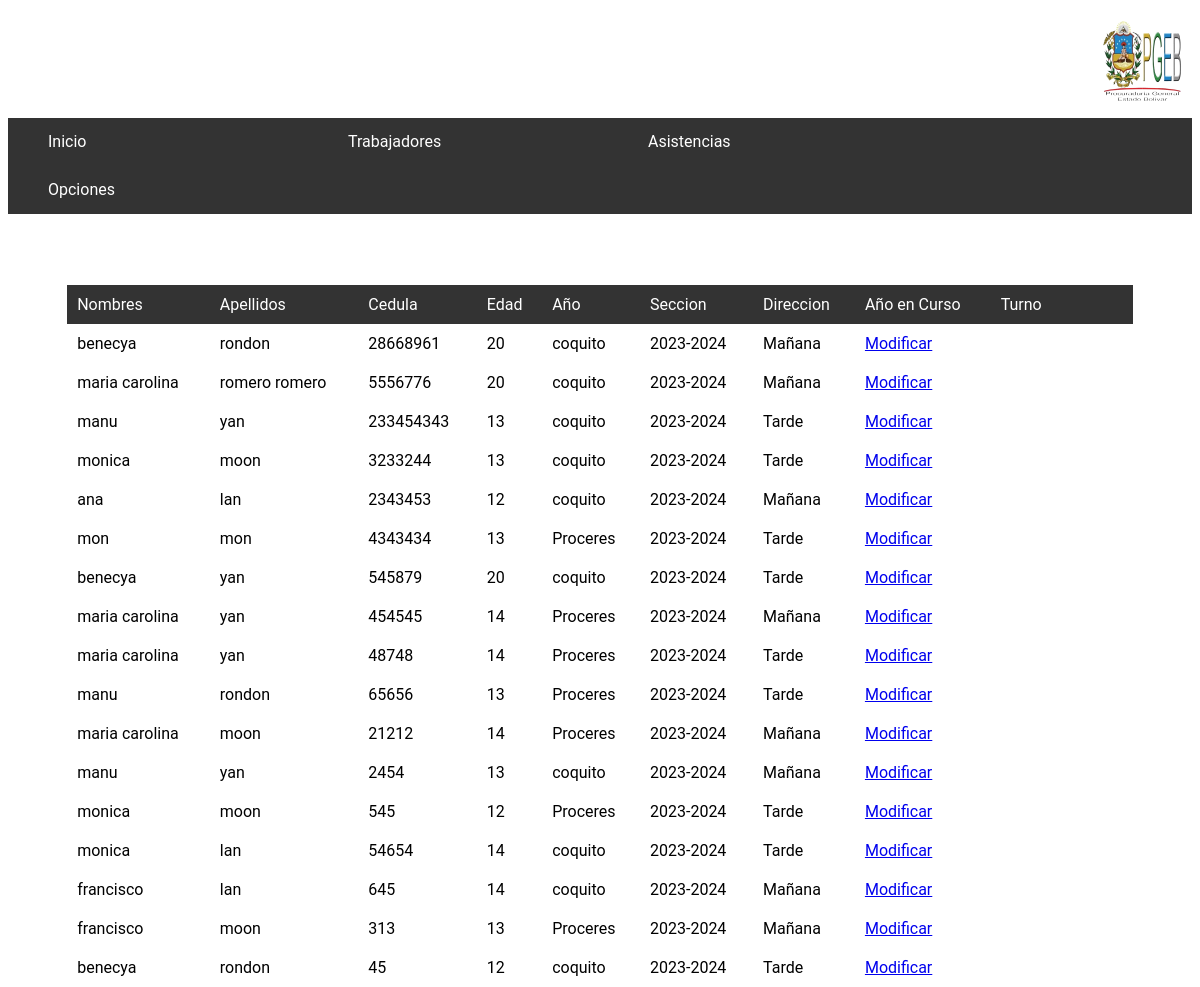
The app's page /a.php (signed in) with its own data.
### tables this page shows
CREATE TABLE `estudiantes` (
  `id` int(255) NOT NULL AUTO_INCREMENT,
  `nombres` varchar(255) NOT NULL,
  `apellidos` varchar(255) NOT NULL,
  `cedula` int(255) NOT NULL,
  `edad` int(255) NOT NULL,
  `anio` varchar(255) NOT NULL,
  `seccion` varchar(255) DEFAULT NULL,
  `direccion` varchar(255) NOT NULL,
  `aniocurso` varchar(255) NOT NULL,
  `turno` varchar(255) NOT NULL,
  PRIMARY KEY (`id`)
);

### a.php (the view, shortened to what this page needs)
<!DOCTYPE html>
<html>
<head>
</head>
<img src="img/logonuevo.png">
<body>
<?php require('./layout/nav.php') ?>
<table>
	<thead>
		<td>Nombres</td>
		<td>Apellidos</td>
		<td>Cedula</td>
		<td>Edad</td>
		<td>Año</td>
		<td>Seccion</td>
		<td>Direccion</td>
		<td>Año en Curso</td>
		<td>Turno</td>
		<td></td>
		<td></td>
		<td></td>
	</thead>
	<?php
		$conexion=mysqli_connect('localhost','root','','liceo');
		$sql="SELECT * FROM estudiantes ";
		$result=mysqli_query($conexion,$sql);
		while($mostrar=mysqli_fetch_array($result)){
			$id = $mostrar['id'];
		 ?>
<div class="relleno">
<tr>
	<td><?php echo $mostrar['nombres'];?></td>
	<td><?php echo $mostrar['apellidos'];?></td>
	<td><?php echo $mostrar['cedula'];?></td>
	<td><?php echo $mostrar['edad'];?></td>
	<td><?php echo $mostrar['direccion'];?></td>
	<td><?php echo $mostrar['aniocurso'];?></td>
	<td><?php echo $mostrar['turno'];?></td>
	<td><a href='modificar.php?id=<?php echo $id ?>'>Modificar</a></td>
</tr>
<?php
}
?>
</div>
</table>
</body>
</html>

### layout/nav.php (shortened to what this page needs)
<nav>
	<ul>
		<li><a href="inicio.php">Inicio</a></li>
		<li>
<li><a href="#">Trabajadores</a>
</li>
		<li><a href="#">Asistencias</a>
        </li>
		<li><a href="">Opciones</a>
					</li>
	</ul>
</nav>

### a.php (style rules this page uses)
body { background: url(img/bg2.jpg); background-size: cover; background-attachment: fixed; font-family: 'Roboto'; height: 650px; }
nav ul { list-style: none; padding: 0; }
nav li { line-height: 3rem; position: relative; width: 300px; }
nav a { text-decoration: none; color: #fff; display: block; padding: 0 2.5em; transition: .4s; }
nav > ul { background: #333 ; display: table; width: 100%; }
nav > ul > li { float: left; }
img { width: 100px; height: 110px; margin: auto; float: right; }
table { background: rgba(255, 255, 255, 0.6); text-align: left; border-collapse: collapse; width: 90%; transition: all .5s ease; margin: 6% auto; }
td, tr { padding: 10px; }
thead { background-color: #333; color: white; }

### records on screen
estudiantes: nombres "benecya", apellidos "rondon", cedula "28668961", edad "20", direccion "coquito", aniocurso "2023-2024", turno "Mañana"
estudiantes: nombres "maria carolina", apellidos "romero romero", cedula "5556776", edad "20", direccion "coquito", aniocurso "2023-2024", turno "Mañana"
estudiantes: nombres "manu", apellidos "yan", cedula "233454343", edad "13", direccion "coquito", aniocurso "2023-2024", turno "Tarde"
estudiantes: nombres "monica", apellidos "moon", cedula "3233244", edad "13", direccion "coquito", aniocurso "2023-2024", turno "Tarde"
estudiantes: nombres "ana", apellidos "lan", cedula "2343453", edad "12", direccion "coquito", aniocurso "2023-2024", turno "Mañana"
estudiantes: nombres "mon", apellidos "mon", cedula "4343434", edad "13", direccion "Proceres", aniocurso "2023-2024", turno "Tarde"
estudiantes: nombres "benecya", apellidos "yan", cedula "545879", edad "20", direccion "coquito", aniocurso "2023-2024", turno "Tarde"
estudiantes: nombres "maria carolina", apellidos "yan", cedula "454545", edad "14", direccion "Proceres", aniocurso "2023-2024", turno "Mañana"
estudiantes: nombres "maria carolina", apellidos "yan", cedula "48748", edad "14", direccion "Proceres", aniocurso "2023-2024", turno "Tarde"
estudiantes: nombres "manu", apellidos "rondon", cedula "65656", edad "13", direccion "Proceres", aniocurso "2023-2024", turno "Tarde"
estudiantes: nombres "maria carolina", apellidos "moon", cedula "21212", edad "14", direccion "Proceres", aniocurso "2023-2024", turno "Mañana"
estudiantes: nombres "manu", apellidos "yan", cedula "2454", edad "13", direccion "coquito", aniocurso "2023-2024", turno "Mañana"
estudiantes: nombres "monica", apellidos "moon", cedula "545", edad "12", direccion "Proceres", aniocurso "2023-2024", turno "Tarde"
estudiantes: nombres "monica", apellidos "lan", cedula "54654", edad "14", direccion "coquito", aniocurso "2023-2024", turno "Tarde"
estudiantes: nombres "francisco", apellidos "lan", cedula "645", edad "14", direccion "coquito", aniocurso "2023-2024", turno "Mañana"
estudiantes: nombres "francisco", apellidos "moon", cedula "313", edad "13", direccion "Proceres", aniocurso "2023-2024", turno "Mañana"
estudiantes: nombres "benecya", apellidos "rondon", cedula "45", edad "12", direccion "coquito", aniocurso "2023-2024", turno "Tarde"
